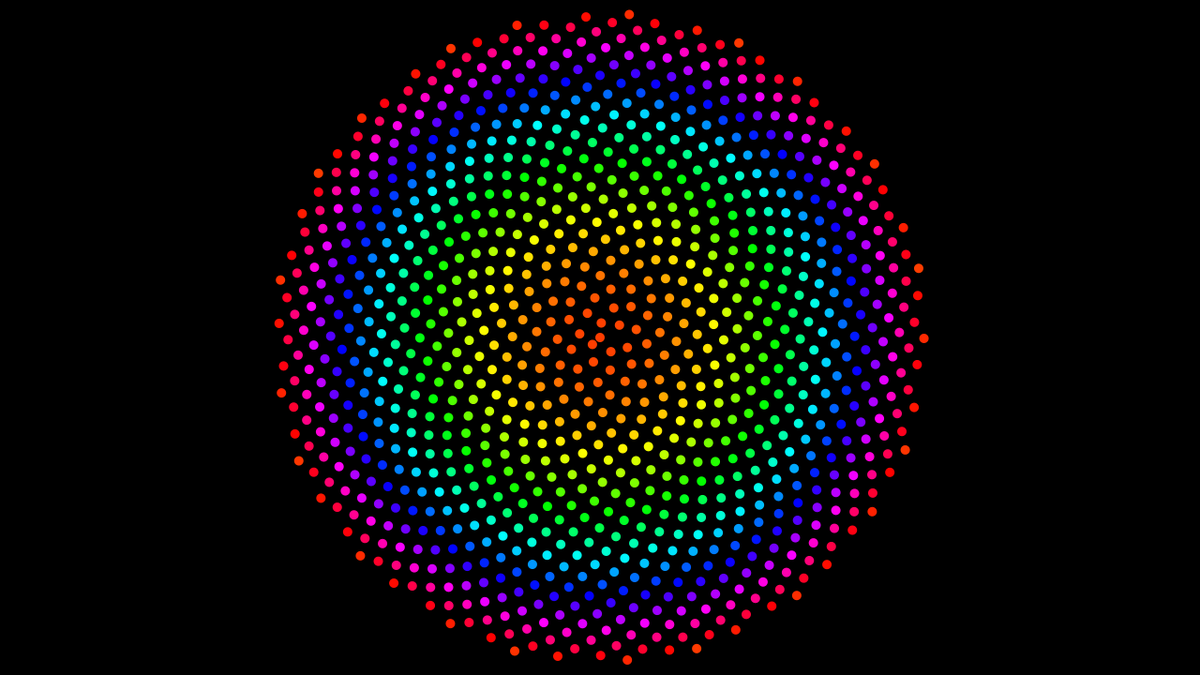
Frame 1 (no input)
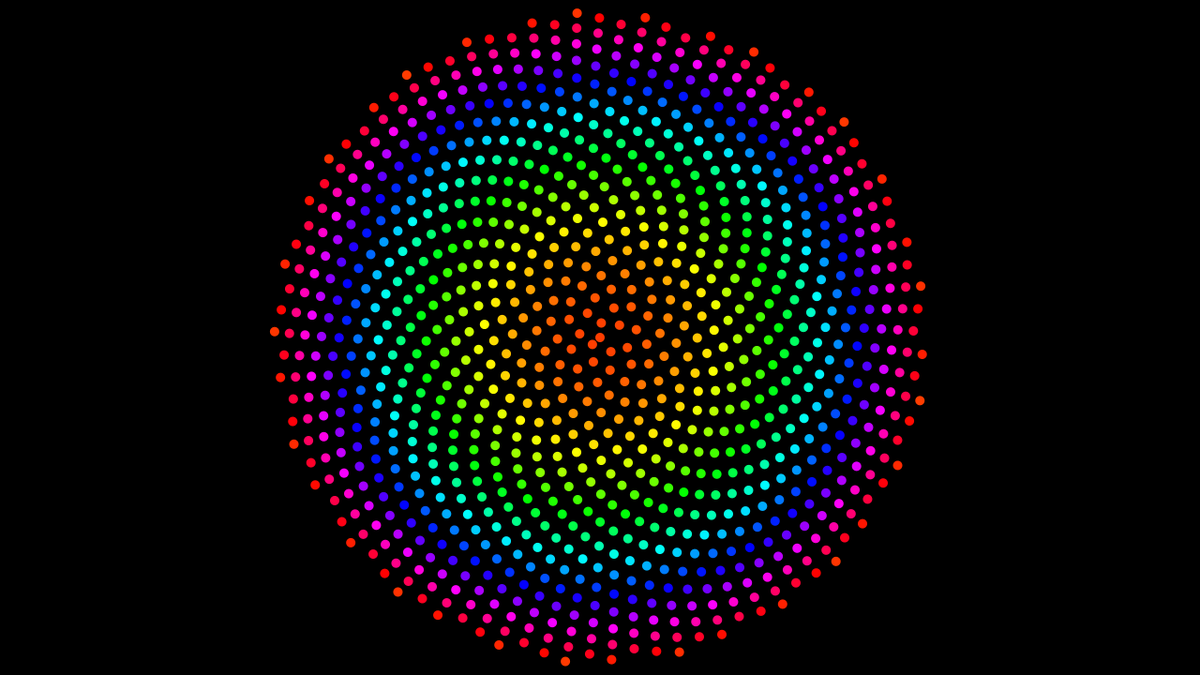
Frame 60 (the mouse pressed at the canvas centre just before this capture)
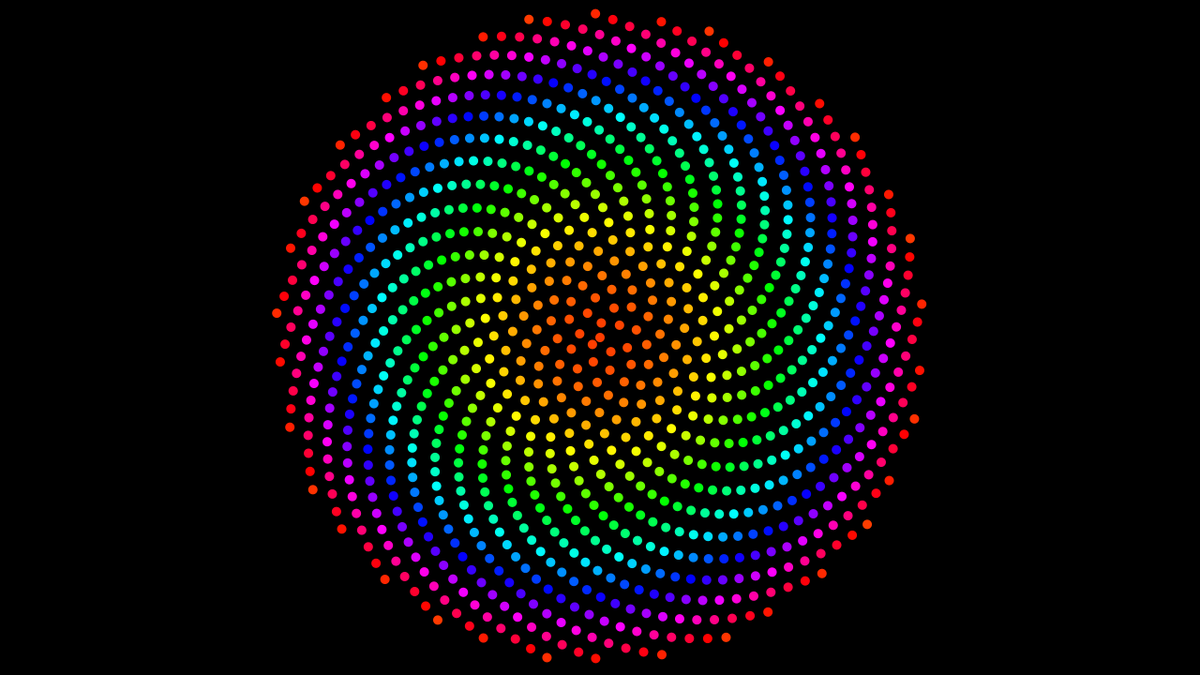
Frame 120 (the mouse held since frame 60 and released just before this capture)

The Processing sketch that drew these frames (run headless with seeded random() and noise(); from frame 60 on, the mouse is pressed at the canvas centre):

// Processing sketch: Phyllotaxis
// ── Phyllotaxis.pde
float c = 11;
float d = 10;
int nmax = 1000;
float phi0 = 137.507754;
float theta;
float omega = 0.0004;
///////////////////////////////////////////////////
void setup(){
  size(1280,720);
  colorMode(HSB,1000,100,100);
  theta = phi0;
}
///////////////////////////////////////////////////
void draw(){
  background(0);
  drawLeaves(theta);
  theta += omega;
}

void drawLeaves(float phi){
  for(int n = 0; n <= nmax; n++){
    
    float a = n * phi/360.0 * TWO_PI;
    float r = c * sqrt(n);
    
    float x = r * cos(a) + width/2;
    float y = r * sin(a) + height/2;
    fill( (n + 40) % 1000,255,255);
    noStroke();
    ellipse(x, y, d, d);
  }
}
